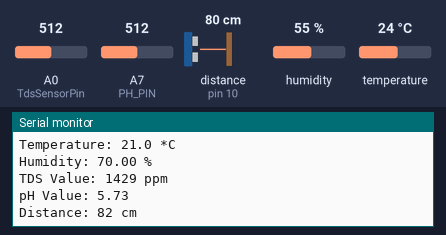
The sketch below on a simulated Arduino Nano, built with avr-gcc and run on an emulated ATmega328P. Parts: the last lines printed to the serial monitor. Wiring (inferred from the names in the program): ultrasonic range finder: trigger pin 8; echo pin 10. The inputs (shaded band) are chosen by the test bench; at power-on: distance to the obstacle (sensor on pin 10) 80 cm, humidity 55 %, A0 (TdsSensorPin) = 512, A7 (PH_PIN) = 512, temperature 24 °C. The echo pulse lasts 58.3 µs per cm.

Above: at 3.8 s.
3.9 s: distance to the obstacle (sensor on pin 10) set to 2 cm
At 6.1 s:
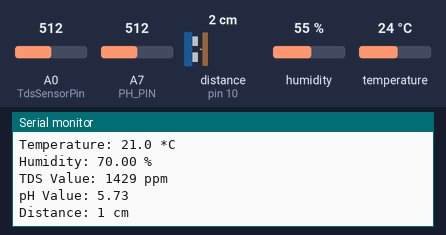
6.8 s: humidity set to 22 %
9.7 s: A0 (TdsSensorPin) set to 716
At 12.0 s:
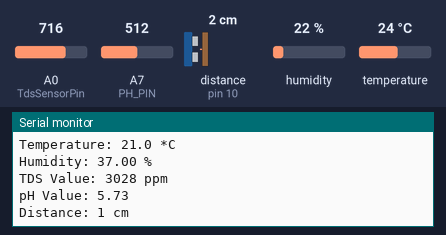
12.6 s: A7 (PH_PIN) set to 716
At 13.9 s:
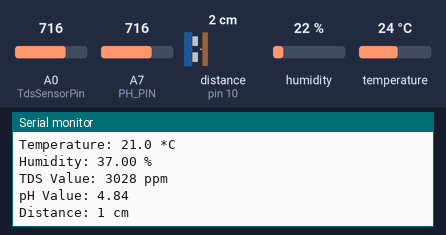
15.5 s: temperature set to 12 °C
At 17.0 s:
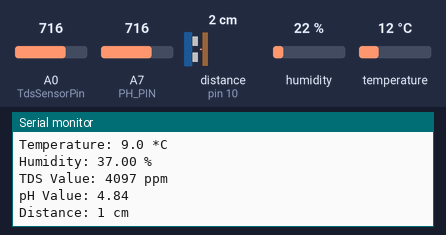
21.8 s: distance to the obstacle (sensor on pin 10) set to 4 cm
At 24.5 s:
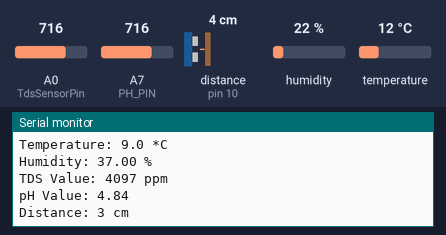
Timing chart, 0 to 25.7 s (numbered marks = the images above; inputs shaded):
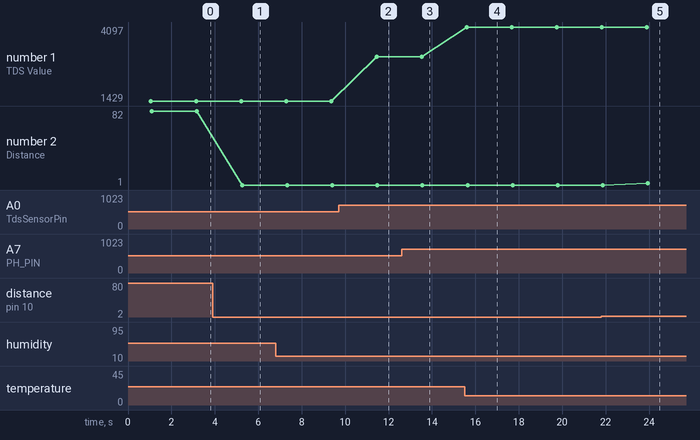

Measured:
- after the input at 3.9 s, the serial monitor: prints a new line after 1.4 s (image 1)
- after the input at 9.7 s, the serial monitor: prints a new line after 1.7 s (image 2)
- after the input at 12.6 s, the serial monitor: prints a new line after 0.95 s (image 3)
- after the input at 15.5 s, the serial monitor: prints a new line after 0.06 s (image 4)
- after the input at 21.8 s, the serial monitor: prints a new line after 2.1 s (image 5)
- plotted number 1: 1429 → 3028 after the input at 9.7 s, 3028 → 4097 after the input at 15.5 s
- plotted number 2: 82 → 1 after the input at 3.9 s, 1 → 3 after the input at 21.8 s

The sketch:

kodingan_nano.ino
```cpp
#include "DFRobot_PH.h"
#include <EEPROM.h>
#include <DHT.h>
#include <SoftwareSerial.h>
#include "GravityTDS.h"
#include <Wire.h>

#define DHTPIN 12
#define TdsSensorPin A0
#define PH_PIN A7
#define ultrasonicTrigPin 8
#define ultrasonicEchoPin 10

#define DHTTYPE DHT22
DHT dht(DHTPIN, DHTTYPE);
GravityTDS gravityTds;
DFRobot_PH ph;
SoftwareSerial temp(2, 3);

float voltage, pH, phValue, temperature=25.0;
float tdsValue = 0.0;

void setup() {
    Serial.begin(9600);
    temp.begin(9600);

    gravityTds.setPin(TdsSensorPin);
    gravityTds.setAref(5.0);
    gravityTds.setAdcRange(1024);
    gravityTds.begin();
    dht.begin();
    ph.begin();
    pinMode(ultrasonicTrigPin, OUTPUT);
    pinMode(ultrasonicEchoPin, INPUT);
    Serial.println("Setup complete.");
}

void loop() {
    static unsigned long timepoint = millis();
    if (millis() - timepoint > 1000) {
        timepoint = millis();
        float humidity = dht.readHumidity();
        float h = humidity + 15;
        float temper = dht.readTemperature();
        float t = temper - 3;

        if (isnan(h) || isnan(t)) {
            Serial.println("Failed to read from DHT sensor!");
        } else {
            temperature = t;
        }

        gravityTds.setTemperature(temperature);
        gravityTds.update();
        tdsValue = gravityTds.getTdsValue();

        voltage = analogRead(PH_PIN) / 1024.0 * 5000;
        pH = ph.readPH(voltage, temperature);
        // phValue = pH;
        phValue = ( 0.1589*pH) + 5.5128;

        long duration, jarak, distance;
        digitalWrite(ultrasonicTrigPin, LOW);
        delayMicroseconds(2);
        digitalWrite(ultrasonicTrigPin, HIGH);
        delayMicroseconds(10);
        digitalWrite(ultrasonicTrigPin, LOW);
        duration = pulseIn(ultrasonicEchoPin, HIGH);
        jarak = (duration / 2) / 29.1;
        distance = 1.0478 * jarak;

        Serial.print("Temperature: ");
        Serial.print(temperature, 1);
        Serial.println(" *C");

        Serial.print("Humidity: ");
        Serial.print(h);
        Serial.println(" %");

        Serial.print("TDS Value: ");
        Serial.print(tdsValue, 0);
        Serial.println(" ppm");

        Serial.print("pH Value: ");
        Serial.println(phValue, 2);

        Serial.print("Distance: ");
        Serial.print(distance);
        Serial.println(" cm");

        ph.calibration(voltage, temperature);

        temp.print("T:");
        temp.print(temperature, 1);
        temp.print(",H:");
        temp.print(h);
        temp.print(",TDS:");
        temp.print(tdsValue, 0);
        temp.print(",pH:");
        temp.print(phValue, 2);
        temp.print(",D:");
        temp.print(distance);
        temp.println();

        delay(2000);
    }
}
```
